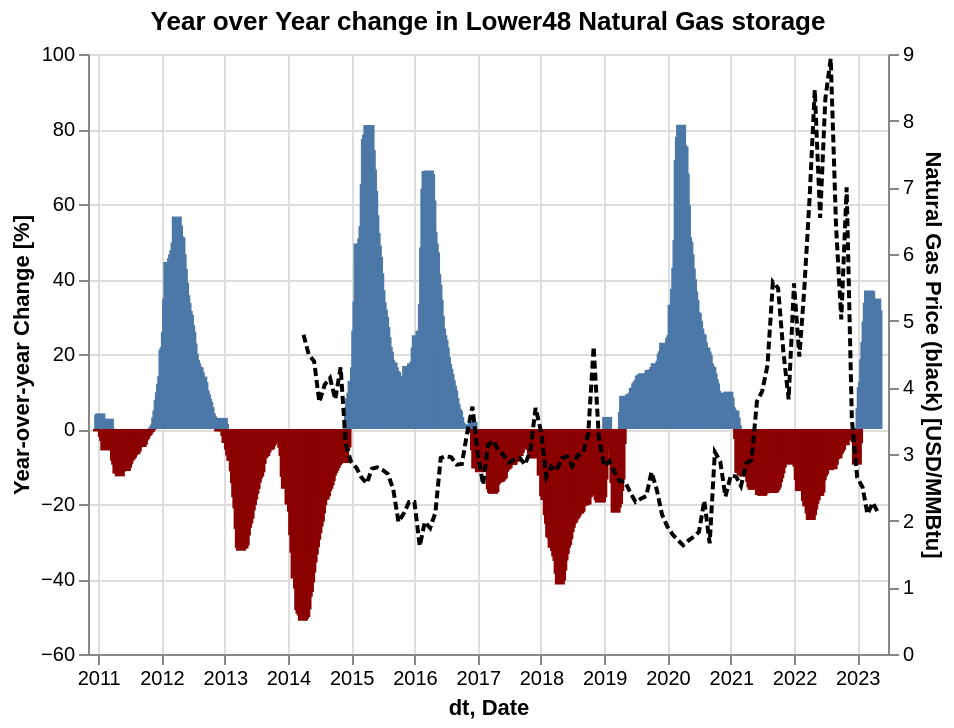

The Vega-Lite source for this figure:
### Vega-Lite specification from a JSON file in a GitHub repository (floating-point values rounded to 4 significant figures; data arrays with more than 128 entries replaced by an {"elided": "..."} marker saying what was removed)
{"config": {"view": {"continuousWidth": 400, "continuousHeight": 300}}, "layer": [{"data": {"name": "data-5ca62a05942ddb6597184cf35f25e9a9"}, "mark": {"type": "bar"}, "encoding": {"color": {"condition": {"value": "darkred", "test": "datum['Lower48'] < 0"}}, "tooltip": [{"field": "dt", "title": "", "type": "temporal"}, {"field": "Lower48", "format": ",.02f", "title": "YoY % Change", "type": "quantitative"}], "x": {"axis": {}, "field": "dt", "type": "temporal"}, "y": {"axis": {"title": "Year-over-year Change [%]"}, "field": "Lower48", "type": "quantitative"}}, "title": "Year over Year change in Lower48 Natural Gas storage"}, {"data": {"name": "data-b106063f5d279c55841031e89dd349e1"}, "mark": {"type": "line", "color": "black", "strokeDash": [4, 2]}, "encoding": {"x": {"field": "Date", "type": "temporal"}, "y": {"axis": {"title": "Natural Gas Price (black) [USD/MMBtu]"}, "field": "Close-Nominal", "type": "quantitative"}}}], "background": "white", "resolve": {"scale": {"y": "independent"}}, "$schema": "https://vega.github.io/schema/vega-lite/v5.json", "datasets": {"data-5ca62a05942ddb6597184cf35f25e9a9": {"elided": "696 records"}, "data-b106063f5d279c55841031e89dd349e1": [{"Date": "2014-04-01T00:00:00", "Close-Adj": 6.1, "Close-Nominal": 4.79}, {"Date": "2014-05-01T00:00:00", "Close-Adj": 5.7, "Close-Nominal": 4.49}, {"Date": "2014-06-01T00:00:00", "Close-Adj": 5.56, "Close-Nominal": 4.39}, {"Date": "2014-07-01T00:00:00", "Close-Adj": 4.79, "Close-Nominal": 3.78}, {"Date": "2014-08-01T00:00:00", "Close-Adj": 5.13, "Close-Nominal": 4.04}, {"Date": "2014-09-01T00:00:00", "Close-Adj": 5.25, "Close-Nominal": 4.14}, {"Date": "2014-10-01T00:00:00", "Close-Adj": 4.86, "Close-Nominal": 3.82}, {"Date": "2014-11-01T00:00:00", "Close-Adj": 5.5, "Close-Nominal": 4.3}, {"Date": "2014-12-01T00:00:00", "Close-Adj": 4.03, "Close-Nominal": 3.14}, {"Date": "2015-01-01T00:00:00", "Close-Adj": 3.72, "Close-Nominal": 2.88}, {"Date": "2015-02-01T00:00:00", "Close-Adj": 3.59, "Close-Nominal": 2.79}, {"Date": "2015-03-01T00:00:00", "Close-Adj": 3.39, "Close-Nominal": 2.65}, {"Date": "2015-04-01T00:00:00", "Close-Adj": 3.27, "Close-Nominal": 2.56}, {"Date": "2015-05-01T00:00:00", "Close-Adj": 3.53, "Close-Nominal": 2.78}, {"Date": "2015-06-01T00:00:00", "Close-Adj": 3.54, "Close-Nominal": 2.8}, {"Date": "2015-07-01T00:00:00", "Close-Adj": 3.49, "Close-Nominal": 2.76}, {"Date": "2015-08-01T00:00:00", "Close-Adj": 3.42, "Close-Nominal": 2.7}, {"Date": "2015-09-01T00:00:00", "Close-Adj": 3.13, "Close-Nominal": 2.47}, {"Date": "2015-10-01T00:00:00", "Close-Adj": 2.51, "Close-Nominal": 1.98}, {"Date": "2015-11-01T00:00:00", "Close-Adj": 2.68, "Close-Nominal": 2.11}, {"Date": "2015-12-01T00:00:00", "Close-Adj": 2.91, "Close-Nominal": 2.28}, {"Date": "2016-01-01T00:00:00", "Close-Adj": 2.9, "Close-Nominal": 2.28}, {"Date": "2016-02-01T00:00:00", "Close-Adj": 2.06, "Close-Nominal": 1.62}, {"Date": "2016-03-01T00:00:00", "Close-Adj": 2.51, "Close-Nominal": 1.98}, {"Date": "2016-04-01T00:00:00", "Close-Adj": 2.39, "Close-Nominal": 1.89}, {"Date": "2016-05-01T00:00:00", "Close-Adj": 2.66, "Close-Nominal": 2.12}, {"Date": "2016-06-01T00:00:00", "Close-Adj": 3.68, "Close-Nominal": 2.94}, {"Date": "2016-07-01T00:00:00", "Close-Adj": 3.72, "Close-Nominal": 2.97}, {"Date": "2016-08-01T00:00:00", "Close-Adj": 3.7, "Close-Nominal": 2.95}, {"Date": "2016-09-01T00:00:00", "Close-Adj": 3.55, "Close-Nominal": 2.84}, {"Date": "2016-10-01T00:00:00", "Close-Adj": 3.56, "Close-Nominal": 2.85}, {"Date": "2016-11-01T00:00:00", "Close-Adj": 4.15, "Close-Nominal": 3.32}, {"Date": "2016-12-01T00:00:00", "Close-Adj": 4.64, "Close-Nominal": 3.71}, {"Date": "2017-01-01T00:00:00", "Close-Adj": 3.73, "Close-Nominal": 3.0}, {"Date": "2017-02-01T00:00:00", "Close-Adj": 3.15, "Close-Nominal": 2.54}, {"Date": "2017-03-01T00:00:00", "Close-Adj": 3.87, "Close-Nominal": 3.13}, {"Date": "2017-04-01T00:00:00", "Close-Adj": 3.95, "Close-Nominal": 3.2}, {"Date": "2017-05-01T00:00:00", "Close-Adj": 3.76, "Close-Nominal": 3.05}, {"Date": "2017-06-01T00:00:00", "Close-Adj": 3.67, "Close-Nominal": 2.98}, {"Date": "2017-07-01T00:00:00", "Close-Adj": 3.54, "Close-Nominal": 2.87}, {"Date": "2017-08-01T00:00:00", "Close-Adj": 3.59, "Close-Nominal": 2.92}, {"Date": "2017-09-01T00:00:00", "Close-Adj": 3.6, "Close-Nominal": 2.94}, {"Date": "2017-10-01T00:00:00", "Close-Adj": 3.48, "Close-Nominal": 2.84}, {"Date": "2017-11-01T00:00:00", "Close-Adj": 3.75, "Close-Nominal": 3.06}, {"Date": "2017-12-01T00:00:00", "Close-Adj": 4.52, "Close-Nominal": 3.69}, {"Date": "2018-01-01T00:00:00", "Close-Adj": 4.07, "Close-Nominal": 3.34}, {"Date": "2018-02-01T00:00:00", "Close-Adj": 3.22, "Close-Nominal": 2.66}, {"Date": "2018-03-01T00:00:00", "Close-Adj": 3.4, "Close-Nominal": 2.81}, {"Date": "2018-04-01T00:00:00", "Close-Adj": 3.31, "Close-Nominal": 2.75}, {"Date": "2018-05-01T00:00:00", "Close-Adj": 3.53, "Close-Nominal": 2.94}, {"Date": "2018-06-01T00:00:00", "Close-Adj": 3.55, "Close-Nominal": 2.96}, {"Date": "2018-07-01T00:00:00", "Close-Adj": 3.38, "Close-Nominal": 2.82}, {"Date": "2018-08-01T00:00:00", "Close-Adj": 3.57, "Close-Nominal": 2.98}, {"Date": "2018-09-01T00:00:00", "Close-Adj": 3.6, "Close-Nominal": 3.01}, {"Date": "2018-10-01T00:00:00", "Close-Adj": 3.95, "Close-Nominal": 3.31}, {"Date": "2018-11-01T00:00:00", "Close-Adj": 5.52, "Close-Nominal": 4.61}, {"Date": "2018-12-01T00:00:00", "Close-Adj": 3.9, "Close-Nominal": 3.25}, {"Date": "2019-01-01T00:00:00", "Close-Adj": 3.38, "Close-Nominal": 2.82}, {"Date": "2019-02-01T00:00:00", "Close-Adj": 3.45, "Close-Nominal": 2.89}, {"Date": "2019-03-01T00:00:00", "Close-Adj": 3.24, "Close-Nominal": 2.73}, {"Date": "2019-04-01T00:00:00", "Close-Adj": 3.06, "Close-Nominal": 2.59}, {"Date": "2019-05-01T00:00:00", "Close-Adj": 3.05, "Close-Nominal": 2.59}, {"Date": "2019-06-01T00:00:00", "Close-Adj": 2.85, "Close-Nominal": 2.42}, {"Date": "2019-07-01T00:00:00", "Close-Adj": 2.68, "Close-Nominal": 2.28}, {"Date": "2019-08-01T00:00:00", "Close-Adj": 2.74, "Close-Nominal": 2.33}, {"Date": "2019-09-01T00:00:00", "Close-Adj": 2.79, "Close-Nominal": 2.37}, {"Date": "2019-10-01T00:00:00", "Close-Adj": 3.2, "Close-Nominal": 2.73}, {"Date": "2019-11-01T00:00:00", "Close-Adj": 2.89, "Close-Nominal": 2.46}, {"Date": "2019-12-01T00:00:00", "Close-Adj": 2.46, "Close-Nominal": 2.09}, {"Date": "2020-01-01T00:00:00", "Close-Adj": 2.23, "Close-Nominal": 1.91}, {"Date": "2020-02-01T00:00:00", "Close-Adj": 2.09, "Close-Nominal": 1.79}, {"Date": "2020-03-01T00:00:00", "Close-Adj": 2.0, "Close-Nominal": 1.71}, {"Date": "2020-04-01T00:00:00", "Close-Adj": 1.92, "Close-Nominal": 1.63}, {"Date": "2020-05-01T00:00:00", "Close-Adj": 2.0, "Close-Nominal": 1.7}, {"Date": "2020-06-01T00:00:00", "Close-Adj": 2.06, "Close-Nominal": 1.76}, {"Date": "2020-07-01T00:00:00", "Close-Adj": 2.13, "Close-Nominal": 1.83}, {"Date": "2020-08-01T00:00:00", "Close-Adj": 2.67, "Close-Nominal": 2.3}, {"Date": "2020-09-01T00:00:00", "Close-Adj": 1.93, "Close-Nominal": 1.66}, {"Date": "2020-10-01T00:00:00", "Close-Adj": 3.51, "Close-Nominal": 3.03}, {"Date": "2020-11-01T00:00:00", "Close-Adj": 3.35, "Close-Nominal": 2.89}, {"Date": "2020-12-01T00:00:00", "Close-Adj": 2.74, "Close-Nominal": 2.36}, {"Date": "2021-01-01T00:00:00", "Close-Adj": 3.09, "Close-Nominal": 2.68}, {"Date": "2021-02-01T00:00:00", "Close-Adj": 3.05, "Close-Nominal": 2.66}, {"Date": "2021-03-01T00:00:00", "Close-Adj": 2.87, "Close-Nominal": 2.52}, {"Date": "2021-04-01T00:00:00", "Close-Adj": 3.23, "Close-Nominal": 2.86}, {"Date": "2021-05-01T00:00:00", "Close-Adj": 3.26, "Close-Nominal": 2.91}, {"Date": "2021-06-01T00:00:00", "Close-Adj": 4.21, "Close-Nominal": 3.79}, {"Date": "2021-07-01T00:00:00", "Close-Adj": 4.36, "Close-Nominal": 3.94}, {"Date": "2021-08-01T00:00:00", "Close-Adj": 4.78, "Close-Nominal": 4.33}, {"Date": "2021-09-01T00:00:00", "Close-Adj": 6.14, "Close-Nominal": 5.58}, {"Date": "2021-10-01T00:00:00", "Close-Adj": 5.99, "Close-Nominal": 5.49}, {"Date": "2021-11-01T00:00:00", "Close-Adj": 4.91, "Close-Nominal": 4.52}, {"Date": "2021-12-01T00:00:00", "Close-Adj": 4.14, "Close-Nominal": 3.82}, {"Date": "2022-01-01T00:00:00", "Close-Adj": 5.97, "Close-Nominal": 5.56}, {"Date": "2022-02-01T00:00:00", "Close-Adj": 4.75, "Close-Nominal": 4.46}, {"Date": "2022-03-01T00:00:00", "Close-Adj": 5.73, "Close-Nominal": 5.46}, {"Date": "2022-04-01T00:00:00", "Close-Adj": 7.14, "Close-Nominal": 6.84}, {"Date": "2022-05-01T00:00:00", "Close-Adj": 8.74, "Close-Nominal": 8.46}, {"Date": "2022-06-01T00:00:00", "Close-Adj": 6.66, "Close-Nominal": 6.54}, {"Date": "2022-07-01T00:00:00", "Close-Adj": 8.49, "Close-Nominal": 8.33}, {"Date": "2022-08-01T00:00:00", "Close-Adj": 9.1, "Close-Nominal": 8.93}, {"Date": "2022-09-01T00:00:00", "Close-Adj": 6.51, "Close-Nominal": 6.4}, {"Date": "2022-10-01T00:00:00", "Close-Adj": 5.09, "Close-Nominal": 5.02}, {"Date": "2022-11-01T00:00:00", "Close-Adj": 7.1, "Close-Nominal": 7.0}, {"Date": "2022-12-01T00:00:00", "Close-Adj": 3.58, "Close-Nominal": 3.52}, {"Date": "2023-01-01T00:00:00", "Close-Adj": 2.67, "Close-Nominal": 2.65}, {"Date": "2023-02-01T00:00:00", "Close-Adj": 2.51, "Close-Nominal": 2.5}, {"Date": "2023-03-01T00:00:00", "Close-Adj": 2.1, "Close-Nominal": 2.1}, {"Date": "2023-04-01T00:00:00", "Close-Adj": 2.27, "Close-Nominal": 2.27}, {"Date": "2023-05-01T00:00:00", "Close-Adj": 2.12, "Close-Nominal": 2.12}]}, "data": {"name": "data-5ca62a05942ddb6597184cf35f25e9a9"}}
